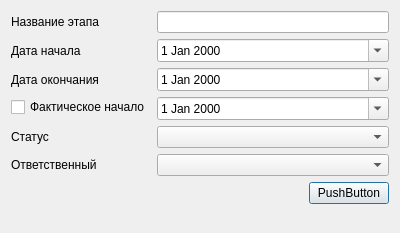
<?xml version="1.0" encoding="UTF-8"?>
<ui version="4.0">
 <class>ProjectStageDialog</class>
 <widget class="QDialog" name="ProjectStageDialog">
  <property name="geometry">
   <rect>
    <x>0</x>
    <y>0</y>
    <width>400</width>
    <height>233</height>
   </rect>
  </property>
  <property name="windowTitle">
   <string>Dialog</string>
  </property>
  <layout class="QFormLayout" name="formLayout">
   <item row="0" column="0">
    <widget class="QLabel" name="label">
     <property name="text">
      <string>Название этапа</string>
     </property>
    </widget>
   </item>
   <item row="0" column="1">
    <widget class="QLineEdit" name="le_stage_name">
     <property name="placeholderText">
      <string/>
     </property>
    </widget>
   </item>
   <item row="1" column="0">
    <widget class="QLabel" name="label_2">
     <property name="text">
      <string>Дата начала</string>
     </property>
    </widget>
   </item>
   <item row="1" column="1">
    <widget class="QDateEdit" name="de_start_plan">
     <property name="calendarPopup">
      <bool>true</bool>
     </property>
    </widget>
   </item>
   <item row="2" column="0">
    <widget class="QLabel" name="label_3">
     <property name="text">
      <string>Дата окончания</string>
     </property>
    </widget>
   </item>
   <item row="2" column="1">
    <widget class="QDateEdit" name="de_end_plan">
     <property name="calendarPopup">
      <bool>true</bool>
     </property>
    </widget>
   </item>
   <item row="3" column="0">
    <widget class="QCheckBox" name="chb_start_fact">
     <property name="text">
      <string>Фактическое начало</string>
     </property>
    </widget>
   </item>
   <item row="3" column="1">
    <widget class="QDateEdit" name="de_start_fact">
     <property name="calendarPopup">
      <bool>true</bool>
     </property>
    </widget>
   </item>
   <item row="4" column="0">
    <widget class="QLabel" name="label_4">
     <property name="text">
      <string>Статус</string>
     </property>
    </widget>
   </item>
   <item row="4" column="1">
    <widget class="QComboBox" name="cb_status"/>
   </item>
   <item row="5" column="0">
    <widget class="QLabel" name="label_5">
     <property name="text">
      <string>Ответственный</string>
     </property>
    </widget>
   </item>
   <item row="5" column="1">
    <widget class="QComboBox" name="cb_responsible"/>
   </item>
   <item row="7" column="0" colspan="2">
    <layout class="QHBoxLayout" name="horizontalLayout">
     <item>
      <spacer name="horizontalSpacer">
       <property name="orientation">
        <enum>Qt::Orientation::Horizontal</enum>
       </property>
       <property name="sizeHint" stdset="0">
        <size>
         <width>40</width>
         <height>20</height>
        </size>
       </property>
      </spacer>
     </item>
     <item>
      <widget class="QPushButton" name="pb_save">
       <property name="text">
        <string>PushButton</string>
       </property>
      </widget>
     </item>
    </layout>
   </item>
  </layout>
 </widget>
 <resources/>
 <connections/>
</ui>
